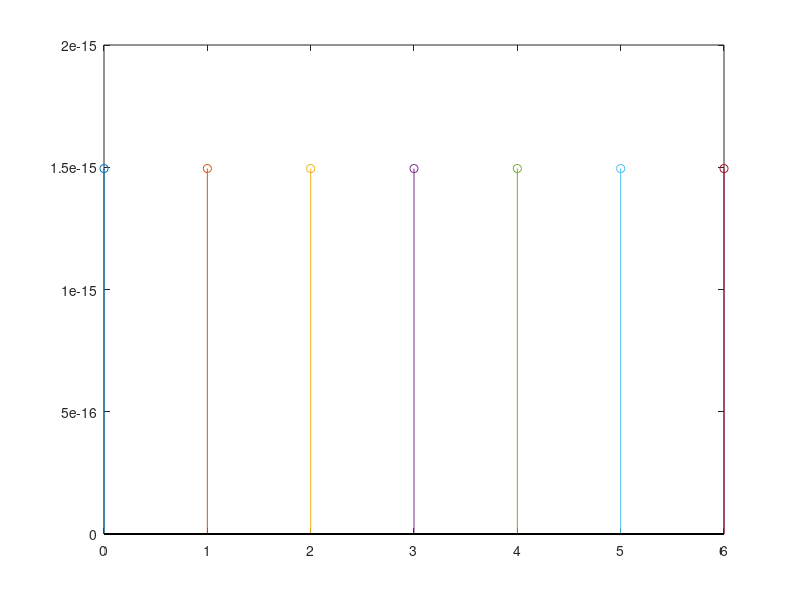

MATLAB code to generate this figure:
%Phase shift pulse codes with good periodic correlation properties, R. C.%Heimiller

p = 7; % prime number

%pth roots of unity
% Construct a polynomial of form z^p - 1
eqn = zeros(1,p+1);
eqn(1) = 1;
eqn(p+1) = -1;

z = roots(eqn);

seq = zeros(p,p);
 
for i = 1:p
    for j = 1:p
        seq(i,j) = z(i) ^ j
    end
end
% periodic correlation of sequences formed from powers of a root of unity
% Select a root, example 5th root in z above is z(5)
% Cm = {1,z(5),z(5)^2.....,z(5)^6}
% Periodic auto-correlation of the sequence, make autocorr = 1
% Periodic cross correlation autocorr = 0, will slect root 4 & 5 for demo
autocorr = 0;
if(autocorr == 1)
    xun = seq(4,:);
else if(autocorr == 0)
    xun = seq(4,:);
    xum = seq(5,:);
end
end

for shift = 0:6
    m = 0: p -1;
    if(autocorr == 1)
        xum = zeros(1,length(m));
        xum(find((m >= 0) & (m<= p-shift-1))) = xun(shift+1:p);
        xum(find((m >= p-shift) & (m < p))) = xun(1:shift);
    end
    xun_ = conj(xun);
    y = sum(xum .* xun_);
    stem(shift,abs(y));
    hold on
end

